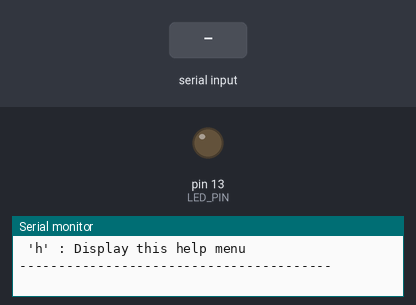
The sketch below on a simulated Arduino Uno, built with avr-gcc and run on an emulated ATmega328P. Shown: output pins drawn as LEDs (lit = HIGH), the last lines printed to the serial monitor. The test bench sets the inputs (shaded band).

Above: at 1.7 s.
1.8 s: "l" received over Serial
At 2.6 s:
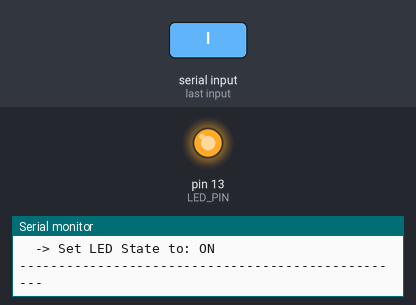
3.6 s: "m" received over Serial
At 5.1 s:
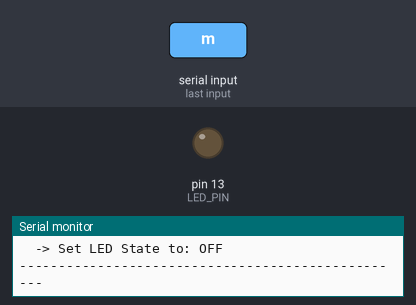
5.5 s: "L" received over Serial
At 6.6 s:
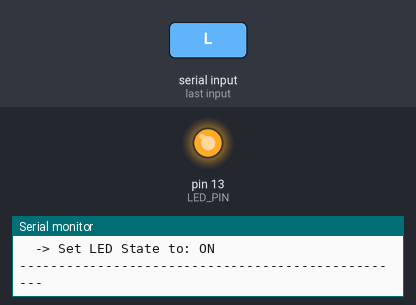
7.3 s: "M" received over Serial
At 8.0 s:
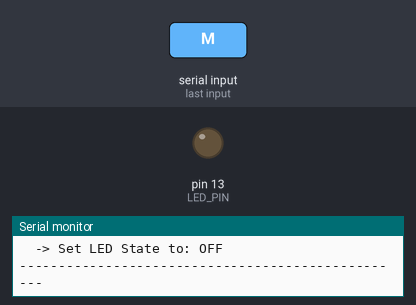
Timing chart, 0 to 10.1 s (numbered marks = the images above; inputs shaded):
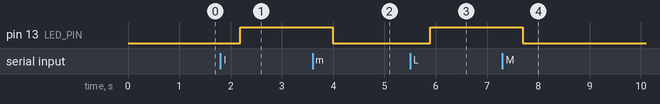

Measured:
- after the input at 1.8 s, pin 13 (LED_PIN): LOW → HIGH after 0.39 s
- after the input at 3.6 s, pin 13 (LED_PIN): HIGH → LOW after 0.39 s
- after the input at 5.5 s, pin 13 (LED_PIN): LOW → HIGH after 0.39 s
- after the input at 7.3 s, pin 13 (LED_PIN): HIGH → LOW after 0.39 s

The sketch:

Day_94_Serial_Parser.ino
```cpp
/*
 * 100 Projects with Arduino - Day 94
 * Project: Robust Serial Telemetry Parser (FSM Packet Framing & Checksum Validation)
 *
 * DESCRIPTION:
 * This project implements a production-grade Serial Packet Parser using a Finite State Machine
 * (FSM). When communicating between a PC (running ROS, Python, or custom GUI) and a
 * microcontroller, raw string-based communication (like Serial.parseInt()) is slow,
 * non-deterministic, and prone to corruption.
 *
 * To ensure data integrity, we frame binary data packets using a standard protocol:
 *   [SOF (0x02)] [Length] [Command ID] [Payload Bytes...] [Checksum] [EOF (0x03)]
 *
 * Packet Breakdown:
 * - Start of Frame (SOF): 0x02 (ASCII STX)
 * - Length: 1 byte (specifies number of bytes from Command ID to last Payload byte)
 * - Command ID: 1 byte (tells the Arduino what to do)
 * - Payload: 0 to 250 bytes of raw data
 * - Checksum: 1 byte (XOR sum of Command ID and all Payload bytes)
 * - End of Frame (EOF): 0x03 (ASCII ETX)
 *
 * FINITE STATE MACHINE STATES:
 * - STATE_WAIT_SOF : Wait for 0x02 start byte.
 * - STATE_READ_LEN : Read the length of the packet payload.
 * - STATE_READ_DATA: Read the data bytes (Command + Payload).
 * - STATE_READ_CS  : Read the checksum byte and validate.
 * - STATE_READ_EOF : Verify the final byte is 0x03.
 *
 * CLI INTERACTIVE TESTER:
 * To make this project testable without a Python script, the Serial Monitor CLI can generate
 * pre-framed test packets (e.g. to control an LED or set simulated motor speeds) and feed
 * them byte-by-byte into the parser, printing the state transitions live.
 *
 * WIRING:
 * - No external components required. Runs over standard Serial interface.
 */

// --- FSM STATE ENUMERATION ---
enum ParserState { STATE_WAIT_SOF, STATE_READ_LEN, STATE_READ_DATA, STATE_READ_CS, STATE_READ_EOF };

// --- PACKET CONFIGURATION ---
const uint8_t SOF_BYTE = 0x02;  // Start of Frame
const uint8_t EOF_BYTE = 0x03;  // End of Frame
const int MAX_PAYLOAD_SIZE = 64;

// --- STATE VARIABLES ---
ParserState currentState = STATE_WAIT_SOF;
uint8_t rxBuffer[MAX_PAYLOAD_SIZE];
uint8_t rxIndex = 0;
uint8_t packetLength = 0;
uint8_t receivedChecksum = 0;
uint8_t calculatedChecksum = 0;

// --- PIN DEFINITIONS ---
const int LED_PIN = 13;

void setup() {
  Serial.begin(9600);
  pinMode(LED_PIN, OUTPUT);
  digitalWrite(LED_PIN, LOW);

  Serial.println(F("=================================================="));
  Serial.println(F("Day 94: Robust Serial Telemetry Parser (FSM)"));
  Serial.println(F("=================================================="));

  printMenu();
}

void loop() {
  // 1. Process incoming bytes from the hardware Serial buffer
  while (Serial.available() > 0) {
    uint8_t incomingByte = Serial.read();

    // In human-interactive CLI mode, we intercept letters to trigger test generators.
    // If it's a binary command, we parse it.
    if (currentState == STATE_WAIT_SOF && isAlphaCommand(incomingByte)) {
      handleCLICommand((char)incomingByte);
    } else {
      processIncomingByte(incomingByte);
    }
  }
}

/**
 * Checks if the byte is a human menu command.
 */
bool isAlphaCommand(uint8_t b) {
  return (b == 'l' || b == 'L' || b == 'm' || b == 'M' || b == 'e' || b == 'E' || b == 'h' ||
          b == 'H' || b == 'r' || b == 'R');
}

// =============================================================
//  FINITE STATE MACHINE PARSER
// =============================================================

/**
 * Non-blocking FSM Parser. Processes one byte at a time.
 */
void processIncomingByte(uint8_t val) {
  switch (currentState) {
    case STATE_WAIT_SOF:
      if (val == SOF_BYTE) {
        currentState = STATE_READ_LEN;
        rxIndex = 0;
        calculatedChecksum = 0;
        Serial.println(F("[FSM] SOF Detected (0x02) -> Entering STATE_READ_LEN"));
      }
      break;

    case STATE_READ_LEN:
      packetLength = val;
      if (packetLength == 0 || packetLength > MAX_PAYLOAD_SIZE) {
        // Guard against buffer overflow or invalid packets
        Serial.println(F("[FSM] Error: Invalid packet length! Resetting..."));
        currentState = STATE_WAIT_SOF;
      } else {
        currentState = STATE_READ_DATA;
        Serial.print(F("[FSM] Packet Length: "));
        Serial.print(packetLength);
        Serial.println(F(" bytes -> Entering STATE_READ_DATA"));
      }
      break;

    case STATE_READ_DATA:
      rxBuffer[rxIndex++] = val;
      calculatedChecksum ^= val;  // Cumulative XOR checksum

      if (rxIndex >= packetLength) {
        currentState = STATE_READ_CS;
        Serial.println(F("[FSM] All data bytes received -> Entering STATE_READ_CS"));
      }
      break;

    case STATE_READ_CS:
      receivedChecksum = val;
      currentState = STATE_READ_EOF;
      Serial.print(F("[FSM] Checksum Received: 0x"));
      Serial.print(receivedChecksum, HEX);
      Serial.print(F(", Calculated: 0x"));
      Serial.print(calculatedChecksum, HEX);
      Serial.println(F(" -> Entering STATE_READ_EOF"));
      break;

    case STATE_READ_EOF:
      if (val == EOF_BYTE) {
        // Validate Checksum
        if (receivedChecksum == calculatedChecksum) {
          Serial.println(F("[FSM] SUCCESS: Valid packet checksum & EOF verified!"));
          executePacketCommand();
        } else {
          Serial.println(F("[FSM] CHECKSUM ERROR: Discarding packet."));
        }
      } else {
        Serial.print(F("[FSM] EOF ERROR: Expected 0x03, received 0x"));
        Serial.println(val, HEX);
      }
      // Return to search for next packet
      currentState = STATE_WAIT_SOF;
      break;
  }
}

// =============================================================
//  PACKET COMMAND EXECUTION
// =============================================================
void executePacketCommand() {
  uint8_t cmdID = rxBuffer[0];
  Serial.print(F("[COMMAND] Executing CMD ID: 0x"));
  Serial.println(cmdID, HEX);

  switch (cmdID) {
    case 0x10:  // Command: Toggle LED
      if (packetLength >= 2) {
        uint8_t state = rxBuffer[1];
        digitalWrite(LED_PIN, state ? HIGH : LOW);
        Serial.print(F("  -> Set LED State to: "));
        Serial.println(state ? F("ON") : F("OFF"));
      }
      break;

    case 0x20:  // Command: Set Motor Speeds
      if (packetLength >= 3) {
        // Payload: Left motor speed (signed 8-bit), Right motor speed (signed 8-bit)
        int8_t leftSpeed = (int8_t)rxBuffer[1];
        int8_t rightSpeed = (int8_t)rxBuffer[2];
        Serial.println(F("  -> Actuator Update:"));
        Serial.print(F("     Left Motor  Speed: "));
        Serial.print(leftSpeed);
        Serial.println(F(" RPM"));
        Serial.print(F("     Right Motor Speed: "));
        Serial.print(rightSpeed);
        Serial.println(F(" RPM"));
      }
      break;

    default:
      Serial.println(F("  -> Error: Unknown Command ID."));
      break;
  }
  Serial.println(F("--------------------------------------------------"));
}

// =============================================================
//  TEST PACKET GENERATORS (CLI MODE)
// =============================================================

/**
 * Handles menu keyboard inputs and feeds generated packets into our own FSM.
 */
void handleCLICommand(char cmd) {
  switch (cmd) {
    case 'l':
    case 'L':
      // Generate packet: Toggle LED ON
      // Format: SOF(0x02) Len(2) Cmd(0x10) State(1) CS(0x11) EOF(0x03)
      Serial.println(F("\n[TESTER] Generating Packet: Turn LED ON"));
      feedSimulatedPacket(0x10, 1);
      break;

    case 'm':
    case 'M':
      // Generate packet: Toggle LED OFF
      // Format: SOF(0x02) Len(2) Cmd(0x10) State(0) CS(0x10) EOF(0x03)
      Serial.println(F("\n[TESTER] Generating Packet: Turn LED OFF"));
      feedSimulatedPacket(0x10, 0);
      break;

    case 'e':
    case 'E':
      // Generate packet: Set Motor Speeds (Left = +80 RPM, Right = -50 RPM)
      // Format: SOF(0x02) Len(3) Cmd(0x20) L_Speed(80) R_Speed(-50/206) CS(XOR) EOF(0x03)
      Serial.println(F("\n[TESTER] Generating Packet: Set Motor Speeds (+80, -50)"));
      feedSimulatedMotorPacket(80, -50);
      break;

    case 'r':
    case 'R':
      // Generate CORRUPTED packet to test validation
      Serial.println(F("\n[TESTER] Generating Corrupted Checksum Packet"));
      feedCorruptedPacket();
      break;

    case 'h':
    case 'H':
      printMenu();
      break;
  }
}

/**
 * Simulates sending bytes over the physical wire, passing them to the FSM.
 */
void feedSimulatedPacket(uint8_t cmd, uint8_t payloadByte) {
  uint8_t len = 2;  // Cmd ID + 1 byte payload
  uint8_t cs = cmd ^ payloadByte;

  uint8_t packet[6] = {SOF_BYTE, len, cmd, payloadByte, cs, EOF_BYTE};

  // Print hex representation of package
  Serial.print(F(" Raw Bytes Sent: "));
  for (int i = 0; i < 6; i++) {
    if (packet[i] < 16) Serial.print('0');
    Serial.print(packet[i], HEX);
    Serial.print(' ');
  }
  Serial.println(F("\n--- Starting Parse Loop ---"));

  // Feed bytes to parser
  for (int i = 0; i < 6; i++) {
    processIncomingByte(packet[i]);
  }
}

void feedSimulatedMotorPacket(int8_t left, int8_t right) {
  uint8_t len = 3;
  uint8_t cmd = 0x20;
  uint8_t uLeft = (uint8_t)left;
  uint8_t uRight = (uint8_t)right;
  uint8_t cs = cmd ^ uLeft ^ uRight;

  uint8_t packet[7] = {SOF_BYTE, len, cmd, uLeft, uRight, cs, EOF_BYTE};

  Serial.print(F(" Raw Bytes Sent: "));
  for (int i = 0; i < 7; i++) {
    if (packet[i] < 16) Serial.print('0');
    Serial.print(packet[i], HEX);
    Serial.print(' ');
  }
  Serial.println(F("\n--- Starting Parse Loop ---"));

  for (int i = 0; i < 7; i++) {
    processIncomingByte(packet[i]);
  }
}

void feedCorruptedPacket() {
  uint8_t len = 2;
  uint8_t cmd = 0x10;
  uint8_t payload = 1;
  uint8_t wrongCs = 0xFF;  // Real CS is 0x11

  uint8_t packet[6] = {SOF_BYTE, len, cmd, payload, wrongCs, EOF_BYTE};

  Serial.print(F(" Raw Bytes Sent: "));
  for (int i = 0; i < 6; i++) {
    if (packet[i] < 16) Serial.print('0');
    Serial.print(packet[i], HEX);
    Serial.print(' ');
  }
  Serial.println(F("\n--- Starting Parse Loop ---"));

  for (int i = 0; i < 6; i++) {
    processIncomingByte(packet[i]);
  }
}

void printMenu() {
  Serial.println(F("\n--- TELEMETRY PACKET INTERACTIVE CLI ---"));
  Serial.println(F(" Send keyboard keys to generate binary structured packets:"));
  Serial.println(F(" 'l' : Send [LED ON] Packet  -> (02 02 10 01 11 03)"));
  Serial.println(F(" 'm' : Send [LED OFF] Packet -> (02 02 10 00 10 03)"));
  Serial.println(F(" 'e' : Send [MOTOR SPEEDS]   -> (02 03 20 50 CE 9E 03)"));
  Serial.println(F(" 'r' : Send [CORRUPT] Packet -> Checksum error injection"));
  Serial.println(F(" 'h' : Display this help menu"));
  Serial.println(F("----------------------------------------\n"));
}
```
